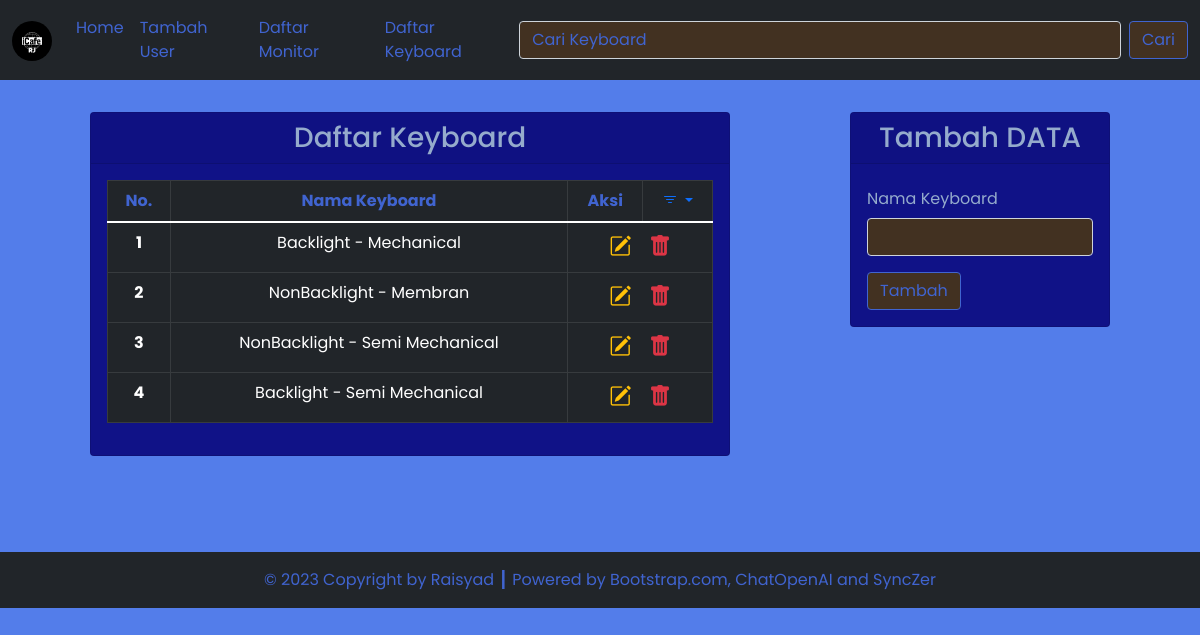
Screenshot of /source_code/keyboard.php with the database file from the repository.
### tables this page shows
CREATE TABLE `keyboard` (
  `keyboard_id` int(11) NOT NULL,
  `keyboard_spesification` varchar(255) NOT NULL
);

### source_code/config/db.php (called while the page is built)
<?php
$DB_HOST = "localhost";
$DB_USERNAME = "root";
$DB_PASSWORD = "";
$DB_NAME = "db_dpbo_tp3";

### source_code/classes/DB.php (called while the page is built, shortened)
<?php
class DB
{
    private $hostname;
    private $username;
    private $password;
    private $dbname;
    private $conn;
    private $result;
    function __construct($hostname, $username, $password, $dbname)
    {
        $this->hostname = $hostname;
        $this->username = $username;
        $this->password = $password;
        $this->dbname = $dbname;
    }
    function open()
    {
        $this->conn = mysqli_connect($this->hostname, $this->username, $this->password, $this->dbname);
    }
    function execute($query)
    {
        $this->result = mysqli_query($this->conn, $query);
    }
    function getResult()
    {
        return mysqli_fetch_array($this->result);
    }
}

### source_code/classes/Keyboard.php (called while the page is built, shortened)
<?php
class Keyboard extends DB
{
    function getKeyboard()
    {
        $query = "SELECT * FROM keyboard";
        return $this->execute($query);
    }
}

### source_code/keyboard.php (the view, shortened to what this page needs)
<?php
include('config/db.php');
include('classes/DB.php');
include('classes/Keyboard.php');
include('classes/Users.php');
$keyboard = new Keyboard($DB_HOST, $DB_USERNAME, $DB_PASSWORD, $DB_NAME);
$keyboard->open();
if (isset($_POST['btn-cari'])) {
    $keyboard->searchKeyboard($_POST['cari']);
} else if (isset($_POST['btn-filterednew'])) {
    $keyboard->filterKeyboardNewest($_POST['cari']);
} else if (isset($_POST['btn-filteredold'])) {
    $keyboard->filterKeyboardOldest($_POST['cari']);
} else if (isset($_POST['btn-filteredlowest'])) {
    $keyboard->filterKeyboardLowest($_POST['cari']);
} else {
    $keyboard->getKeyboard();
}
$header = '<tr>
<th scope="row" class="text-icafe">No.</th>
<th scope="row" class="text-icafe">Nama Keyboard</th>
<th scope="row" class="text-icafe">Aksi</th>
<th scope="row" class="text-icafe">
    <div class="dropdown">
        <a class="dropdown-toggle" href="#" role="button" data-bs-toggle="dropdown" aria-expanded="false">
            <i class="bi bi-filter"></i>
        </a>
        <ul class="dropdown-menu">
            <li>
                <form method="post">
                    <button class="dropdown-item" type="submit" name="btn-filterednew">Newest</button>
                </form>
            </li>
            <li>
                <form method="post">
                    <button class="dropdown-item" type="submit" name="btn-filteredold">Oldest</button>
                </form>
            </li>
            <li>
                <form method="post">
                    <button class="dropdown-item" type="submit" name="btn-filteredlowest">Lowest</button>
                </form>
            </li>
        </ul>
    </div>
</th>
</tr>';
$data = null;
$no = 1;
while ($div = $keyboard->getResult()) {
    $data .= '<tr>
    <th scope="row">' . $no . '</th>
    <td>' . $div['keyboard_spesification'] . '</td>
    <td style="font-size: 22px;" colspan="2">
        <a href="keyboard.php?id=' . $div['keyboard_id'] . '" title="Edit Data">
        <i class="bi bi-pencil-square text-warning"></i>
        </a>&nbsp;
        <a href="keyboard.php?hapus=' . $div['keyboard_id'] . '" title="Delete Data"><i class="bi bi-trash-fill text-danger"></i></a>
        </td>
    </tr>';
    $no++;
}

### rows the page displays
keyboard: keyboard_spesification "Backlight - Mechanical"
keyboard: keyboard_spesification "NonBacklight - Membran"
keyboard: keyboard_spesification "NonBacklight - Semi Mechanical"
keyboard: keyboard_spesification "Backlight - Semi Mechanical"
